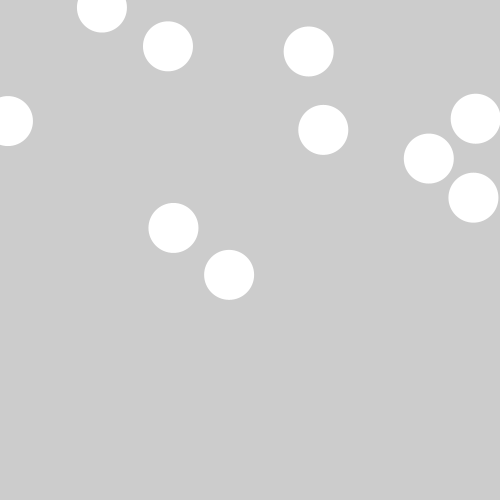
Frame 1 (no input)
Frame 60 (the mouse pressed at the canvas centre just before this capture): identical to frame 1, image omitted
Frame 120 (the mouse held since frame 60 and released just before this capture): identical to frame 1, image omitted

The Processing sketch that drew this single still picture (run headless with seeded random() and noise(); from frame 60 on, the mouse is pressed at the canvas centre):

// Processing sketch: for_loops_basics
// ── for_loops_basics.pde
/* For-loops - Basics
 We've learned how to draw ellipses by this point. But what if you want to
 draw more than one ellipse? What if you wanted to draw, say, 10 ellipses?
 It would seriously suck to have to type out the ellipse() command over and
 over. (And imagine if you realized they all needed to be shifted--have fun
 editing 10 different ellipse functions.)
 
 Luckily, coders have figured out a solution to this problem. The for-loop
 is basically just a loop that repeatedly executes a statement until a 
 certain condition is met.
 */

void setup() {
  size(500, 500);
  noStroke(); // removes outline from shapes

  /* What we're doing below is the following:
   - We start counting from 0--in code, we start there rather than 1. Instead
   of our calling it our first circle, we call it our zeroth circle. We set i
   to zero.
   - We check to see if i is less than 10. If it is, we execute the code
   inside the brackets.
   - We increment i by one (++).
   - We immediately test to see if i is less than 10 (which it is--it's 1).
   - We execute the code again.
   - We increment...
   And so on, until we reach 10 and the statement is no longer true (10 is
   kind of by definition not less than 10).
   */
   
  for (int i = 0; i < 10; i++) {
    ellipse(random(0, width), random(0, height), 50, 50);
  }
  
  /* For added fun, try moving this for-loop to the draw() loop. What
  happens? Why?
  */
}

void draw() {
}
